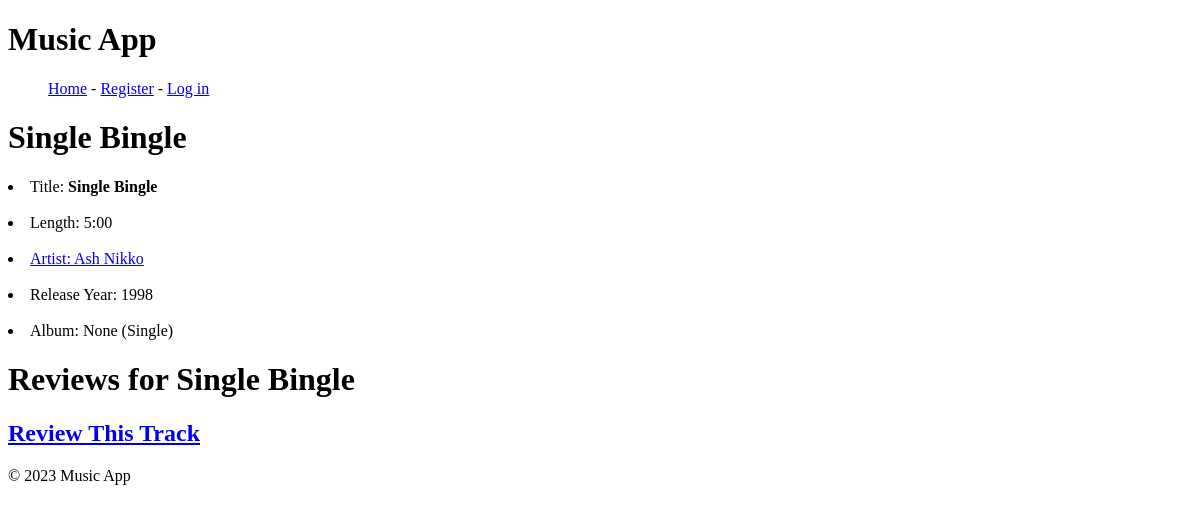
The app's page /tracks/4/, older data.
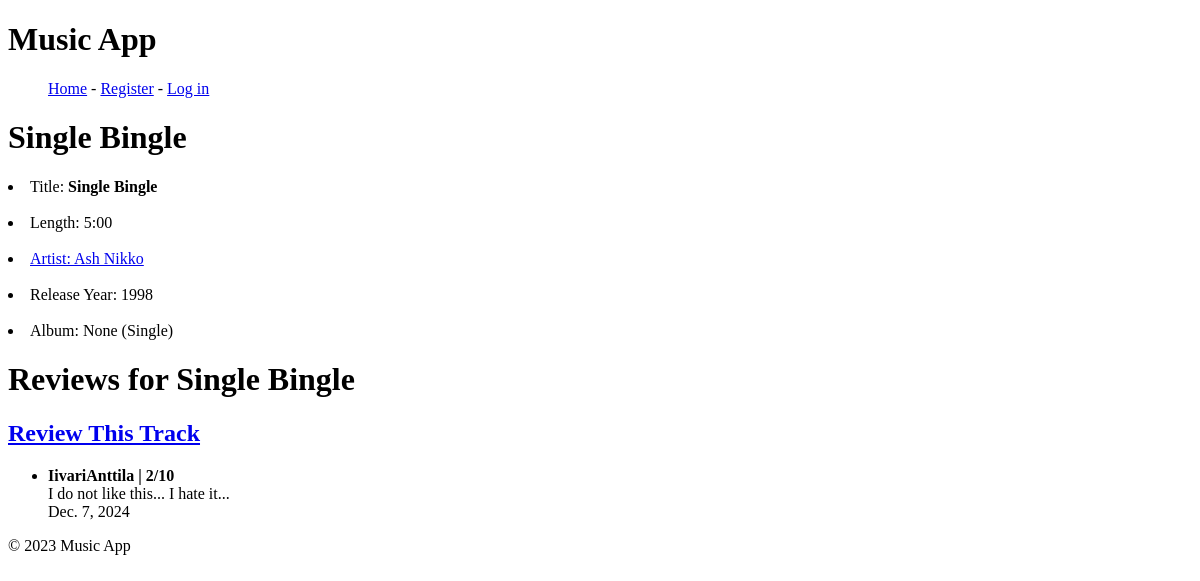
The same page, newer data.
### music_app/models.py (models this page shows, shortened)
class Review(models.Model):
    content_type = models.ForeignKey(ContentType, on_delete=models.CASCADE) # Song or album?
    object_id = models.PositiveIntegerField() # ID of song or album
    target_object = GenericForeignKey('content_type', 'object_id')
    content = models.TextField()
    rating = models.IntegerField(default=0,
                                validators=[
                                    MaxValueValidator(10),
                                    MinValueValidator(0),
                                ])
    date_created = models.DateField(auto_now_add=True)
    is_public = models.BooleanField(default=False) # Public means other users can see this review
    creator = models.ForeignKey(User, on_delete=models.CASCADE)

### music_app/views.py (the view)
# urls.py: path('tracks/<int:track_id>/', views.track_details, name='track_details'),
def track_details(request, track_id):
    track = get_object_or_404(Track, id=track_id)
    reviews = filter_reviews(request, track)
    return render(request, 'music_app/track_details.html',
                  {'track': track, 'reviews': reviews})

### music_app/models.py (called while the page is built)
    def __str__(self):
        return self.name

    def get_length(self):
        minutes = self.length // 60
        seconds = self.length % 60
        result = f"{minutes}:{seconds:02}"
        return result

### music_app/views.py (called while the page is built)
def filter_reviews(request, target_object):
    object_content_type = ContentType.objects.get_for_model(target_object)
    if request.user.is_authenticated:
        reviews = Review.objects.filter(
            content_type=object_content_type,
            object_id=target_object.id
        ).filter(
            Q(is_public=True) | Q(creator=request.user)
        ).distinct()
        user_review = reviews.filter(creator=request.user).first()
        if user_review:
            reviews = [user_review] + list(reviews.exclude(id=user_review.id))
    else:
        reviews = Review.objects.filter(
            content_type=object_content_type,
            object_id=target_object.id,
            is_public=True
        )
    return reviews

### music_app/templates/music_app/track_details.html (shortened to what this page needs)
{% extends "music_app/base.html" %}
{% block content %}
    <h1>{{ track.name }}</h1>
        <li>Title: <strong>{{ track.name }}</strong></li><br>
        <li>Length: {{ track.get_length }}</li><br>
        <li><a href="{% url 'music_app:artist_albums' artist_id=track.artist.id %}">
            Artist: {{ track.artist }}
        </a></li><br>
        <li>Release Year: {{ track.release_year }}</li><br>
        {% if track.album %}
            <li><a href="{% url 'music_app:track_list' album_id=track.album.id %}">
                Album: {{ track.album.name }} | {{ track.album.release_year }}
            </a></li>
        {% else %}
            <li>Album: None (Single)</li>
        {% endif %}
    <h1>Reviews for {{ track.name }}</h1>
    <h2><a href="{% url 'music_app:add_review' type='track' obj_id=track.id %}">Review This Track</a></h2>
    <ul>
        {% for review in reviews %}
            <li>
                <strong>{{ review.creator }} | {{ review.rating }}/10</strong><br>
                {{ review.content }}<br>
                {{ review.date_created }}
            </li>
        {% endfor %}
    </ul>
{% endblock %}

Row changes from the older to the newer data that the page shows:
added Review: creator "IivariAnttila", rating "2", content "I do not like this... I hate it...", date_created "Dec. 7, 2024"
